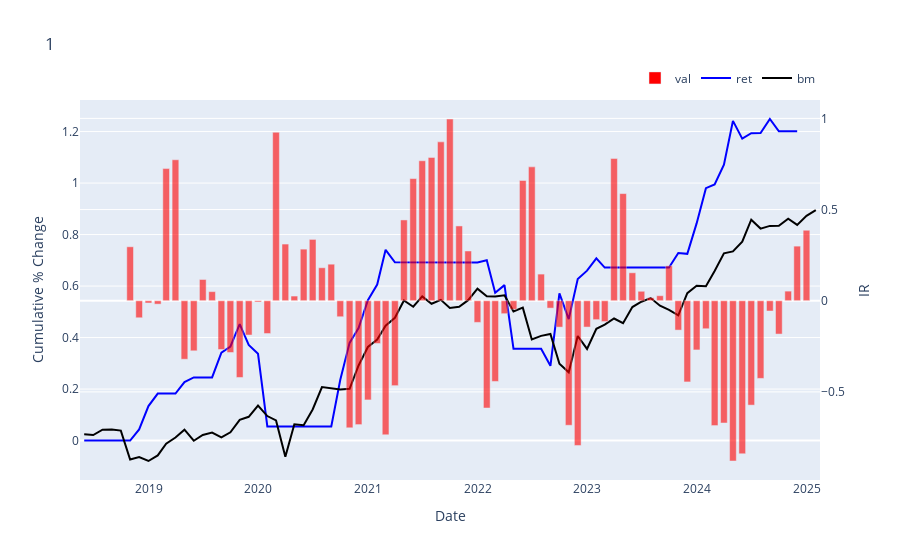

Notebook cell for this chart:
### Code cell
# 牛市加碼
def rolling_1c(row):
    return 1
df_1 = pd.DataFrame(data['Close'])
df_1['ret'] = df_1.Close.pct_change()
df_1 = df_1.resample("ME").sum()
df_1['bm'] = df_1.ret.cumsum()
df_1['ret_for_cal'] =df_1.ret.shift(-2)
df_1['signal_val'] = df_1.ret
list_rolling_1c = [None] * len(df_1)
rolling = 5
for i in range(len(df_1)):
    if i < rolling: list_rolling_1c[i] = 0
    df_copy = df_1.iloc[i-rolling:i, :]
    d = np.corrcoef(df_copy.ret_for_cal, df_copy.signal_val)
    list_rolling_1c[i] = d[0, 1]
df_1['rolling_1c'] = list_rolling_1c

# df_1['rolling_1c_s1'] = df_1.rolling_1c.shift(1)
# df_1['signal'] = (df_1["rolling_1c"] < 0) & (df_1['rolling_1c_s1'] < 0)
# df_1['signal'] = df_1["signal"].apply(lambda x: 0 if x else 1)

# signal_conservative_m2_second_minus_1


df_1['signal'] = df_1["rolling_1c"].apply(lambda x: 2 if x < 0 else 0)
df_1['cumsum'] = (df_1.signal * df_1.ret_for_cal).cumsum()


def plotly_df(df, bar, line):
    fig = go.Figure()
    fig.add_trace(go.Bar(
        x=df.index, y=df[bar], name="val",
        yaxis="y2", marker=dict(color="red", opacity=0.6)))
    fig.add_trace(go.Scatter(
        x=df.index, y=df[line], mode="lines", name="ret",
        yaxis="y1", line=dict(color="blue")))
    fig.add_trace(go.Scatter(
        x=df.index, y=df['bm'], mode="lines", name="bm",
        yaxis="y1", line=dict(color="black")))
    
    fig.update_layout(title="1",xaxis=dict(title="Date"),
        yaxis=dict(title="Cumulative % Change",),
        yaxis2=dict(title="IR", overlaying="y", side="right"),
        legend=dict(orientation="h", yanchor="bottom", y=1.02, xanchor="right", x=1)
    )
    
    fig.show()
plotly_df(df_1, "rolling_1c", "cumsum")
# np.corrcoef(df_1.ret.fillna(0), df_1.signal.fillna(0))
